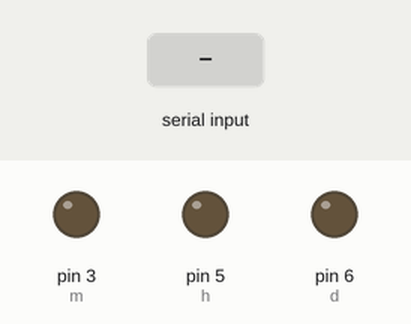
Recording of a sketch running on a simulated Arduino Uno, built with avr-gcc and run on an emulated ATmega328P. On the bench: output pins drawn as LEDs (lit = HIGH). The test bench sets the inputs (shaded band).

Above: at 1.2 s.
1.3 s: "A" received over Serial
At 2.5 s:
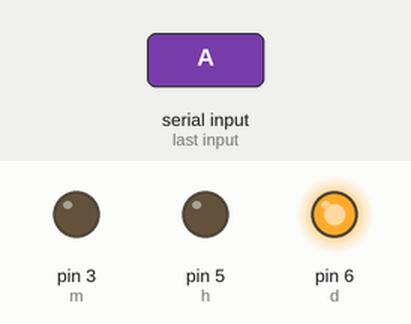
2.8 s: byte 57 ('9') received over Serial
At 3.8 s:
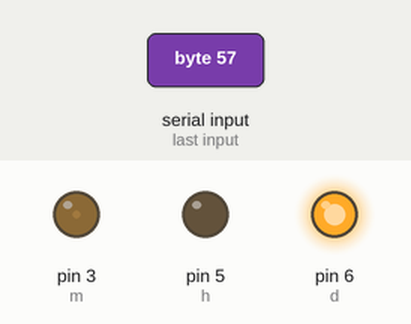
4.3 s: byte 97 ('a') received over Serial
At 4.9 s:
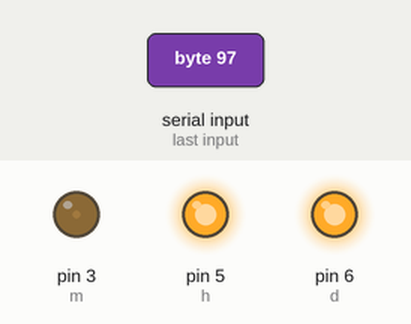
5.8 s: byte 48 ('0') received over Serial
At 6.1 s:
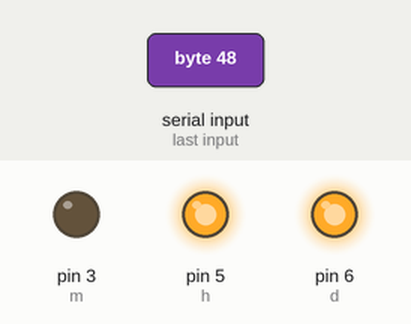
7.3 s: byte 98 ('b') received over Serial
At 8.4 s:
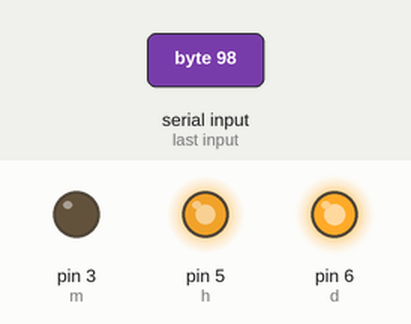
8.8 s: byte 99 ('c') received over Serial
At 9.6 s:
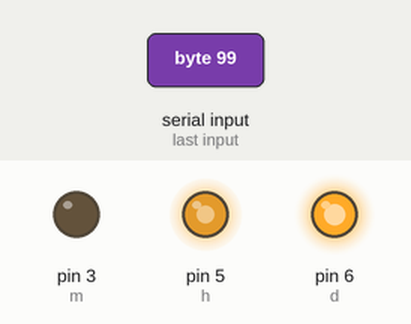
Timing chart, 0 to 11.3 s (numbered marks = the images above; inputs shaded):
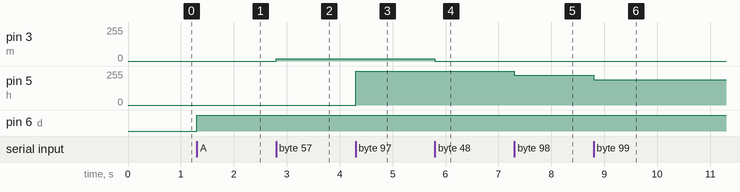

Measured:
- after the input at 1.3 s, pin 6 (d): LOW → HIGH at once
- after the input at 2.8 s, pin 3 (m): 0/255 → 17/255 at once
- after the input at 4.3 s, pin 5 (h): 0/255 → 255/255 at once
- after the input at 5.8 s, pin 3 (m): 17/255 → 0/255 at once
- after the input at 7.3 s, pin 5 (h): 255/255 → 223/255 at once
- after the input at 8.8 s, pin 5 (h): 223/255 → 191/255 at once

The sketch:

arduino.ino
```cpp
//any questions contact me @ alexandre.karpinski.m@gmail.com or PM me: /u/laka_r

const int d = 6, h = 5, m = 3; //Red, green and blue LEDs, be sure to use PWM ports
int incomingByte;

void setup() {
  Serial.begin(9600); //starts serial communication with processing
  pinMode(d, OUTPUT);
  pinMode(h, OUTPUT);
  pinMode(m, OUTPUT);
}

void loop()
{
  if (Serial.available() > 0)
  {
    incomingByte = Serial.read(); //reads the bytes coming from processing
    //Death indicator
    if (incomingByte == 'A')
    {
      analogWrite(h, 0);
      analogWrite(m, 0);
      analogWrite(d, 255);
    }
    if (incomingByte == 'B')
    {
      analogWrite(d, 0);
    }

    //Blue LED for mana
    if (incomingByte == '1')
    {
      analogWrite(m, 255);
    }
    if (incomingByte == '2')
    {
      analogWrite(m, 223);
    }
    if (incomingByte == '3')
    {
      analogWrite(m, 191);
    }
    if (incomingByte == '4')
    {
      analogWrite(m, 159);
    }
    if (incomingByte == '5')
    {
      analogWrite(m, 127);
    }
    if (incomingByte == '6')
    {
      analogWrite(m, 101);
    }
    if (incomingByte == '7')
    {
      analogWrite(m, 75);
    }
    if (incomingByte == '8')
    {
      analogWrite(m, 49);
    }
    if (incomingByte == '9')
    {
      analogWrite(m, 17);
    }
    if (incomingByte == '0')
    {
      digitalWrite(m, LOW);
    }


  //Green LED for health
    if (incomingByte == 'a')
    {
      analogWrite(h, 255);
    }
    if (incomingByte == 'b')
    {
      analogWrite(h, 223);
    }
    if (incomingByte == 'c')
    {
      analogWrite(h, 191);
    }
    if (incomingByte == 'd')
    {
      analogWrite(h, 159);
    }
    if (incomingByte == 'e')
    {
      analogWrite(h, 127);
    }
    if (incomingByte == 'f')
    {
      analogWrite(h, 101);
    }
    if (incomingByte == 'g')
    {
      analogWrite(h, 75);
    }
    if (incomingByte == 'h')
    {
      analogWrite(h, 49);
    }
    if (incomingByte == 'i')
    {
      analogWrite(h, 17);
    }
    if (incomingByte == 'j')
    {
      digitalWrite(h, LOW);
    }
  }
}
```
